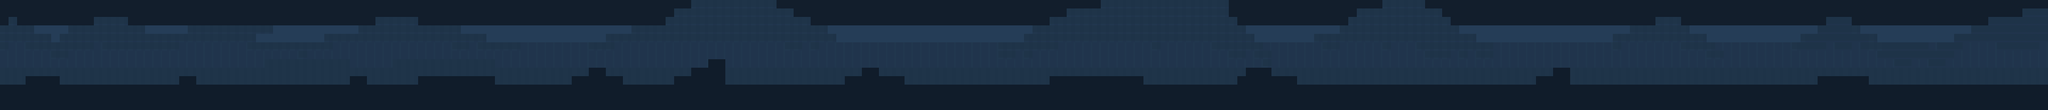

Tiled map render using the project's own tile images. Description and the map definition, with tile-layer contents summarised, below:
An orthogonal 240x13 tile map with 16x16 px tiles, 4 tile layers (sky, Background, Mountain, ground) and 37 objects.

<map version="1.2" tiledversion="1.3.4" orientation="orthogonal" renderorder="right-down" width="240" height="13" tilewidth="16" tileheight="16" infinite="0" nextlayerid="7" nextobjectid="47">
 <tileset firstgid="1" source="New Piskel.tsx" />
 <layer id="5" name="sky" width="240" height="13">
  <data>[3120 cells, 3120 non-empty, 2 distinct tile ids]</data>
 </layer>
 <layer id="1" name="Background" width="240" height="13">
  <data>[3120 cells, 1926 non-empty, 3 distinct tile ids]</data>
 </layer>
 <layer id="3" name="Mountain" width="240" height="13">
  <data>[3120 cells, 546 non-empty, 2 distinct tile ids]</data>
 </layer>
 <layer id="6" name="ground" width="240" height="13">
  <data>[3120 cells, 799 non-empty, 1 distinct tile ids]</data>
 </layer>
 <objectgroup id="4" name="ground">
  <object id="8" x="0.181818" y="160.364" width="126.909" height="48" />
  <object id="9" x="128" y="160" width="233.667" height="48.3333" />
  <object id="10" x="125.333" y="160.667" width="6.66667" height="47" />
  <object id="11" x="362" y="160" width="295.667" height="48.3333" />
  <object id="13" x="658" y="160" width="248.333" height="47.6667" />
  <object id="14" x="907" y="160.333" width="292" height="47.3333" />
  <object id="15" x="1199" y="160.667" width="257.333" height="47.6667" />
  <object id="16" x="1456.67" y="160.333" width="291.667" height="48.3333" />
  <object id="17" x="1573" y="231.333" width="11.6667" />
  <object id="19" x="1748.75" y="160.25" width="154.5" height="48.25" />
  <object id="20" x="1903.67" y="159.333" width="258" height="49" />
  <object id="21" x="2162.33" y="160" width="260.333" height="47.6667" />
  <object id="22" x="2422.33" y="160" width="204" height="49.3333" />
  <object id="23" x="2626.67" y="159.667" width="217.667" height="49.6667" />
  <object id="24" x="2843.5" y="159.5" width="380.5" height="49" />
  <object id="25" x="3225" y="160" width="269.5" height="48.5" />
  <object id="26" x="3494.5" y="159.5" width="271" height="50.5" />
  <object id="27" x="3766" y="160.25" width="75" height="48" />
  <object id="28" x="3408.5" y="144" width="95.25" height="16.5" />
  <object id="29" x="2912.25" y="127.75" width="31.25" height="35.75" />
  <object id="30" x="2880.25" y="143.75" width="32.5" height="16.75" />
  <object id="31" x="2336.25" y="128.25" width="48" height="36.25" />
  <object id="32" x="2384.25" y="144" width="48.5" height="25.25" />
  <object id="33" x="2320.5" y="144.25" width="18.75" height="15.5" />
  <object id="34" x="1968.75" y="144" width="174.75" height="26.25" />
  <object id="35" x="1616.25" y="128.5" width="32" height="40" />
  <object id="36" x="1584.25" y="144.5" width="112" height="21.25" />
  <object id="37" x="1327.5" y="112" width="32" height="54.75" />
  <object id="38" x="1296" y="127.75" width="31.75" height="36.5" />
  <object id="39" x="1264.25" y="143.5" width="32.5" height="22.5" />
  <object id="40" x="1104" y="128" width="31.5" height="43.75" />
  <object id="41" x="1072.5" y="143.25" width="95" height="33.75" />
  <object id="42" x="784.25" y="144.25" width="127.75" height="18.25" />
  <object id="43" x="912.25" y="144.25" width="15" height="18.5" />
  <object id="44" x="656" y="144.5" width="31.5" height="21.75" />
  <object id="45" x="336.25" y="144.25" width="31.75" height="23" />
  <object id="46" x="47.75" y="143.75" width="64" height="27" />
 </objectgroup>
</map>